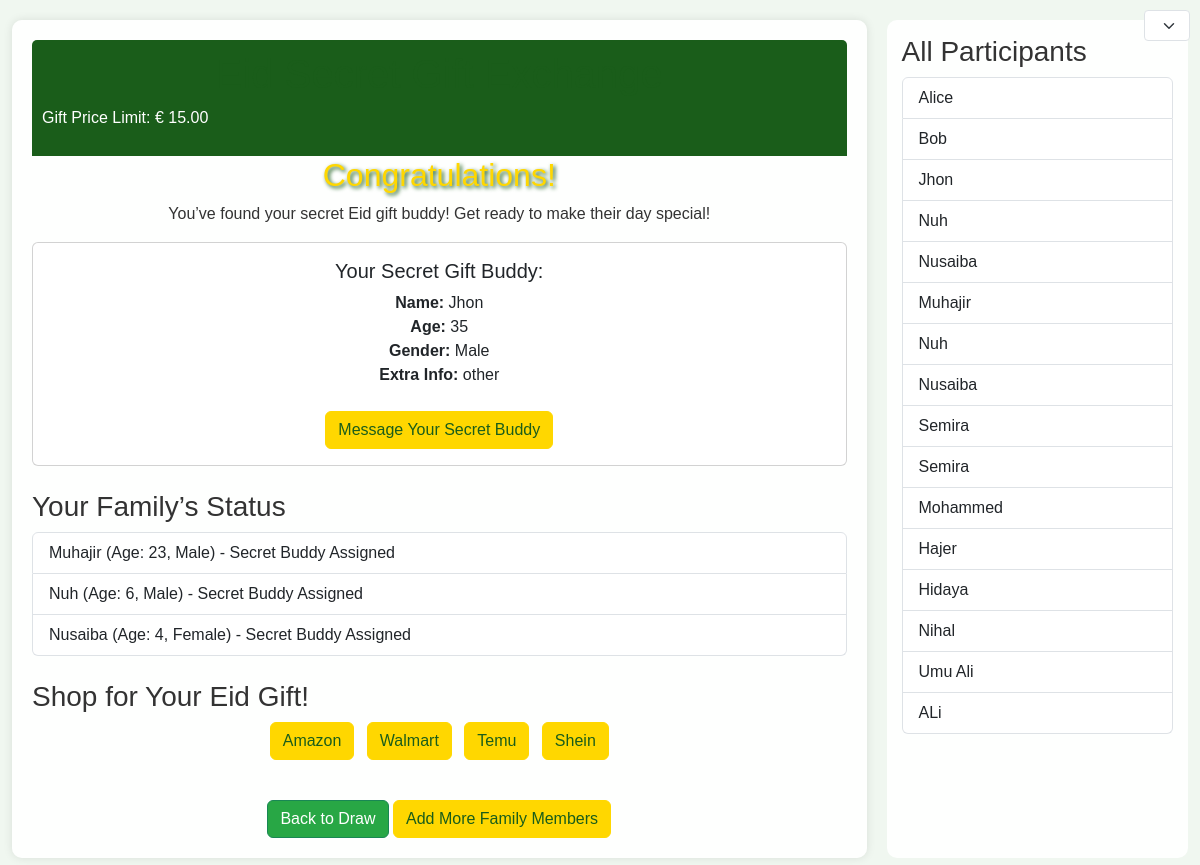
/result/10/, run on the app's committed database.
### eidraw/models.py (models this page shows, shortened)
class Settings(models.Model):
    gift_price_limit = models.DecimalField(max_digits=6, decimal_places=2, default=20.00)
    drawing_enabled = models.BooleanField(default=False)

class Person(models.Model):
    name = models.CharField(max_length=100)
    age = models.IntegerField()
    GenderChoices = models.TextChoices('Gender', 'MALE FEMALE')
    gender = models.CharField(
        max_length=6,
        choices=GenderChoices.choices,
        default=GenderChoices.MALE
    )
    extra_info = models.TextField(blank=True)
    age_group = models.ForeignKey(AgeGroup, on_delete=models.CASCADE)
    owner_id = models.CharField(max_length=50)  # WhatsApp/Telegram ID
    drawn_person = models.OneToOneField('self', null=True, blank=True, on_delete=models.SET_NULL)
    has_drawn = models.BooleanField(default=False)
    is_drawn = models.BooleanField(default=False)

### eidraw/views.py (the view)
# urls.py: path('result/<int:person_id>/', views.result_view, name='result'),
def result_view(request, person_id):
    if not request.session.get('language_prompt_shown'):
        request.session['language_prompt_shown'] = True
    person = Person.objects.get(id=person_id)
    drawn = person.drawn_person
    user_id = person.owner_id
    registered_persons = Person.objects.filter(owner_id=user_id)
    all_participants = Person.objects.all()
    settings = get_settings()
    return render(request, 'result.html', {'person': person, 'drawn': drawn, 'user_id': user_id, 'registered_persons': registered_persons, 'all_participants': all_participants, 'price_limit': settings.gift_price_limit})

### eidraw/views.py (called while the page is built)
def get_settings():
    settings, created = Settings.objects.get_or_create(id=1)
    return settings

### eidraw/templates/result.html (shortened to what this page needs)
{% extends 'base.html' %}
{% load i18n %}
{% block content %}
    <h2 class="text-center" style="color: #FFD700; text-shadow: 2px 2px 4px #1a5d1a;">
        {% trans "Congratulations!" %}
    </h2>
    <p class="text-center">{% trans "You’ve found your secret Eid gift buddy! Get ready to make their day special!" %}</p>
    <div class="card mb-4 text-center">
        <div class="card-body">
            <h5 class="card-title">
                {% if person.owner_id == user_id %}
                    {% trans "Your Secret Gift Buddy" %}:
                {% else %}
                    {{ person.name }}'s {% trans "Secret Gift Buddy" %}:
                {% endif %}
            </h5>
            <p class="card-text">
                <strong>{% trans "Name" %}:</strong> {{ drawn.name }}<br>
                <strong>{% trans "Age" %}:</strong> {{ drawn.age }}<br>
                <strong>{% trans "Gender" %}:</strong> {{ drawn.gender }}<br>
                <strong>{% trans "Extra Info" %}:</strong> {{ drawn.extra_info|default:"None provided" }}
            </p>
            <a href="#" class="btn btn-primary mt-2" onclick="alert('Messaging feature coming soon!');">
                {% trans "Message Your Secret Buddy" %}
            </a>
        </div>
    </div>
    {% if registered_persons %}
        <h3>{% trans "Your Family’s Status" %}</h3>
        <ul class="list-group mb-4">
            {% for person in registered_persons %}
                <li class="list-group-item">
                    {{ person.name }} (Age: {{ person.age }}, {{ person.gender }})
                    {% if person.has_drawn %}
                        - {% trans "Secret Buddy Assigned" %}
                    {% else %}
                        - {% trans "Not drawn yet" %}
                    {% endif %}
                </li>
            {% endfor %}
        </ul>
    {% endif %}
    <h3>{% trans "Shop for Your Eid Gift!" %}</h3>
    <div class="mb-4 text-center">
        <a href="https://www.amazon.com" target="_blank" class="btn btn-primary me-2">Amazon</a>
        <a href="https://www.walmart.com" target="_blank" class="btn btn-primary me-2">Walmart</a>
        <a href="https://www.temu.com" target="_blank" class="btn btn-primary me-2">Temu</a>
        <a href="https://www.shein.com" target="_blank" class="btn btn-primary">Shein</a>
    </div>
    <div class="text-center">
        <a href="{% url 'draw' user_id=user_id %}" class="btn btn-success mt-3">{% trans "Back to Draw" %}</a>
        <a href="{% url 'register' %}?user_id={{ user_id }}" class="btn btn-primary mt-3">{% trans "Add More Family Members" %}</a>
    </div>
{% endblock %}

### eidraw/templates/base.html (shortened to what this page needs)
{% load i18n static %}
<!DOCTYPE html>
<html lang="{{ LANGUAGE_CODE }}">
<head>
    <link href="https://cdn.jsdelivr.net/npm/bootstrap@5.3.0/dist/css/bootstrap.min.css" rel="stylesheet">
</head>
<body>
    <div class="language-toggle">
        <form method="post" action="{% url 'set_language' %}">
            <select name="language" onchange="this.form.submit()" class="form-select form-select-sm">
                {% get_current_language as LANGUAGE_CODE %}
            </select>
        </form>
    </div>
    <div class="container-fluid">
        <div class="main-content">
            <div class="festive-header">
                <h1>{% trans "Eid Secret Gift Exchange" %}</h1>
                <p>{% trans "Gift Price Limit" %}: € {{ price_limit|default:"TBD by Admin" }}</p>
            </div>
            {% block content %}{% endblock %}
        </div>
        <div class="sidebar">
            <h3>{% trans "All Participants" %}</h3>
            {% if all_participants %}
                <ul class="list-group">
                    {% for participant in all_participants %}
                        <li class="list-group-item">{{ participant.name }}</li>
                    {% endfor %}
                </ul>
            {% else %}
                <p>{% trans "No participants yet." %}</p>
            {% endif %}
        </div>
    </div>
</body>
</html>

### eidraw/templates/base.html (style rules this page uses)
body { background-image: url('https://encrypted-tbn0.gstatic.com/images?q=tbn:ANd9GcQHj1liOfIIvT_NWAHHHcqh5DAHUaTLevPNTg&s'); background-size: cover; background-attachment: fixed; background-color: #f0f7f0; font-family: 'Arial', sans-serif; color: #333; }
.container-fluid { display: flex; margin: 20px auto; }
.main-content { flex: 3; background: rgba(255, 255, 255, 0.9); padding: 20px; border-radius: 10px; box-shadow: 0 0 10px rgba(0, 0, 0, 0.1); }
.sidebar { flex: 1; margin-left: 20px; background: rgba(255, 255, 255, 0.9); padding: 15px; border-radius: 10px; }
h1, h2 { color: #1a5d1a; text-align: center; }
.btn-primary { background-color: #FFD700; border-color: #FFD700; color: #1a5d1a; }
.btn-success { background-color: #28a745; }
.festive-header { background: #1a5d1a; color: white; padding: 10px; border-radius: 5px 5px 0 0; }
.language-toggle { position: absolute; top: 10px; right: 10px; }

### data on the page
Settings: gift_price_limit "15.00"
Person: name "Jhon", age "35", gender "Male", extra_info "other"
Person: name "Muhajir", age "23", gender "Male"
Person: name "Nuh", age "6", gender "Male"
Person: name "Nusaiba", age "4", gender "Female"
Person: name "Alice"
Person: name "Bob"
Person: name "Nuh"
Person: name "Nusaiba"
Person: name "Semira"
Person: name "Semira"
Person: name "Mohammed"
Person: name "Hajer"
Person: name "Hidaya"
Person: name "Nihal"
Person: name "Umu Ali"
Person: name "ALi"
